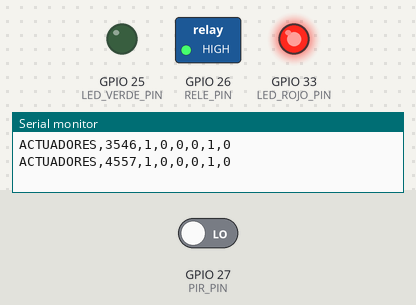
The sketch below on a simulated ESP32. Shown: switched loads named in the sketch (green lamp = pin HIGH), output pins drawn as LEDs (lit = HIGH), the last lines printed to the serial monitor. Inputs (shaded band) come from the test bench; at power-on: GPIO 27 (PIR_PIN) LOW. WiFi joins after 1.5 s; servers stay silent unless stated; uploads are accepted with an empty reply; the local clock reads 2024-03-15 10:24:30 at power-on unless the sketch sets it.

Above: at 4.7 s.
4.8 s: GPIO 27 (PIR_PIN) driven HIGH
At 6.0 s:
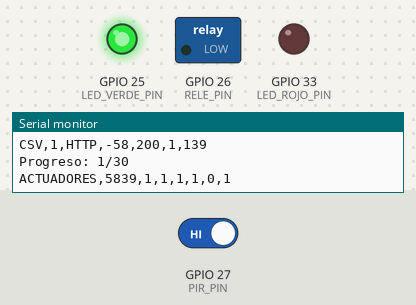
6.3 s: GPIO 27 (PIR_PIN) driven LOW
Timing chart, 0 to 9.3 s (numbered marks = the images above; inputs shaded):
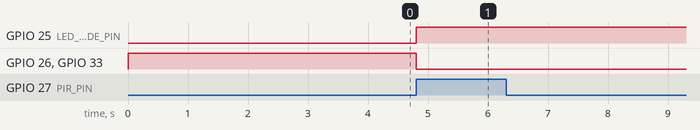

Measured:
- after the input at 4.8 s, GPIO 25 (LED_VERDE_PIN): LOW → HIGH at once; GPIO 26 (RELE_PIN), GPIO 33 (LED_ROJO_PIN): HIGH → LOW at once

The sketch:

experiment_a_http.ino
```cpp
/*
===========================================================
 LAB 1 - SOFTWARE DE TELECOMUNICACIONES
 Sistema IoT de Control de Iluminacion

 EXPERIMENTO A - HTTP
 30 TRANSMISIONES

 Nodo:
 ESP32_LUZ_01

 PIR:
 OUT -> GPIO 27

 Servidor HTTP:
 PC = 192.168.1.40
 Puerto = 5000
 Ruta = /telemetry

 Se registra:
 - Prueba
 - Protocolo
 - RSSI
 - Latencia HTTP
 - Exito
 - Bytes

 Periodo:
 1 mensaje cada 5 segundos
===========================================================
*/

#include <WiFi.h>
// AGREGADO: RELE Y LEDS - tarea independiente del envio de datos.
#include <freertos/FreeRTOS.h>
#include <freertos/task.h>

#include <HTTPClient.h>
#include <time.h>

// =======================================================
// 1. CONFIGURACION
// =======================================================

const char* NODE_ID = "ESP32_LUZ_01";

// ---------------- PIR ----------------

const int PIR_PIN = 27;

// =======================================================
// AGREGADO: RELE Y LEDS - CONFIGURACION Y CONTROL LOCAL
// Se conserva el programa original completo debajo.
// Primera nueva deteccion: rele ON, verde ON, rojo OFF.
// Siguiente nueva deteccion: rele OFF, verde OFF, rojo ON.
// Se mantiene el estado entre detecciones. Reiniciar restablece OFF.
// =======================================================

const int RELE_PIN = 26;
const int LED_VERDE_PIN = 25;
const int LED_ROJO_PIN = 33;

// true: modulo activado con LOW. false: activado con HIGH.
// Usar modulo con entrada IN compatible con logica de 3.3 V.
const bool RELE_ACTIVO_BAJO = true;
const unsigned long INTERVALO_ACTUADORES_MS = 20;

portMUX_TYPE mutexActuadores = portMUX_INITIALIZER_UNLOCKED;
int pirActuador = 0;
int releActuador = 0;
int verdeActuador = 0;
int rojoActuador = 1;
unsigned long cambiosActuador = 0;

// Instantanea que corresponde al JSON de una transmision.
int releMuestra = 0;
int verdeMuestra = 0;
int rojoMuestra = 1;

int nivelElectricoRele(int encendido) {

  if (RELE_ACTIVO_BAJO) {
    return encendido ? LOW : HIGH;
  }

  return encendido ? HIGH : LOW;
}

void leerActuadores(
  int& pir,
  int& rele,
  int& verde,
  int& rojo,
  unsigned long& cambios
) {

  // Copiar juntos los estados de la ultima actualizacion.
  portENTER_CRITICAL(&mutexActuadores);
  pir = pirActuador;
  rele = releActuador;
  verde = verdeActuador;
  rojo = rojoActuador;
  cambios = cambiosActuador;
  portEXIT_CRITICAL(&mutexActuadores);
}

void tareaActuadores(void* parametro) {

  (void)parametro;
  TickType_t ultimaEjecucion = xTaskGetTickCount();
  int releAnterior = 0;

  // AGREGADO: estado mantenido entre detecciones, mientras haya alimentacion.
  int estadoGuardado = 0;

  // Si arranca con el PIR activo, esperar a LOW antes de otra deteccion.
  int pirAnterior = digitalRead(PIR_PIN) == HIGH ? 1 : 0;
  unsigned long cambios = 0;

  for (;;) {

    int pir = digitalRead(PIR_PIN) == HIGH ? 1 : 0;
    // AGREGADO: alternar solo con una nueva deteccion (flanco 0 -> 1).
    // Un HIGH sostenido cuenta una vez; volver a LOW conserva el estado.
    if (pir == 1 && pirAnterior == 0) {
      estadoGuardado = estadoGuardado ? 0 : 1;
    }

    pirAnterior = pir;

    // El rele y ambos LED representan el estado guardado.
    int rele = estadoGuardado;
    int verde = rele;
    int rojo = rele ? 0 : 1;

    digitalWrite(RELE_PIN, nivelElectricoRele(rele));
    digitalWrite(LED_VERDE_PIN, verde ? HIGH : LOW);
    digitalWrite(LED_ROJO_PIN, rojo ? HIGH : LOW);

    if (rele != releAnterior) {
      cambios++;
      releAnterior = rele;
    }

    portENTER_CRITICAL(&mutexActuadores);
    pirActuador = pir;
    releActuador = rele;
    verdeActuador = verde;
    rojoActuador = rojo;
    cambiosActuador = cambios;
    portEXIT_CRITICAL(&mutexActuadores);

    // Esta tarea sigue funcionando durante HTTP, esperas y cortes Wi-Fi.
    // No modifica los periodos ni los contadores del experimento original.
    vTaskDelayUntil(
      &ultimaEjecucion,
      pdMS_TO_TICKS(INTERVALO_ACTUADORES_MS)
    );
  }
}

void iniciarActuadores() {

  // Estado inicial OFF; despues cada nueva deteccion alterna ON/OFF.
  digitalWrite(RELE_PIN, nivelElectricoRele(0));
  pinMode(RELE_PIN, OUTPUT);
  digitalWrite(RELE_PIN, nivelElectricoRele(0));

  pinMode(LED_VERDE_PIN, OUTPUT);
  pinMode(LED_ROJO_PIN, OUTPUT);
  digitalWrite(LED_VERDE_PIN, LOW);
  digitalWrite(LED_ROJO_PIN, HIGH);

  pinMode(PIR_PIN, INPUT);

  if (
    xTaskCreate(
      tareaActuadores,
      "rele_leds",
      2048,
      nullptr,
      2,
      nullptr
    ) != pdPASS
  ) {

    Serial.println("ERROR: no se pudo iniciar el control de rele y LEDs.");
    // Mantener OFF si no se pudo crear la tarea.
    for (;;) {
      delay(1000);
    }
  }

  Serial.println("RELE GPIO26 | VERDE GPIO25 | ROJO GPIO33");
  Serial.println("ACTUADORES,Millis,WiFi,PIR,Rele,LED_verde,LED_rojo,Cambios");
  Serial.println("ACTUADORES_TX,Secuencia,PIR,Rele,LED_verde,LED_rojo");
}

void mostrarActuadores() {

  static unsigned long ultimaImpresion = 0;
  static int releAnterior = -1;
  static int wifiAnterior = -1;

  int pir, rele, verde, rojo;
  unsigned long cambios;
  leerActuadores(pir, rele, verde, rojo, cambios);

  int wifi = WiFi.status() == WL_CONNECTED ? 1 : 0;

  if (
    rele != releAnterior ||
    wifi != wifiAnterior ||
    millis() - ultimaImpresion >= 1000
  ) {

    ultimaImpresion = millis();
    releAnterior = rele;
    wifiAnterior = wifi;

    Serial.printf(
      "ACTUADORES,%lu,%d,%d,%d,%d,%d,%lu\n",
      ultimaImpresion,
      wifi,
      pir,
      rele,
      verde,
      rojo,
      cambios
    );
  }
}

void capturarActuadoresParaJson(int& pir, int& luz) {

  unsigned long cambios;
  leerActuadores(pir, releMuestra, verdeMuestra, rojoMuestra, cambios);

  // "luz" ahora corresponde a la orden fisica del rele.
  // No es realimentacion del contacto mecanico ni de una lampara.
  luz = releMuestra;
}

void mostrarActuadoresTransmitidos(unsigned long seq, int pir) {

  Serial.printf(
    "ACTUADORES_TX,%lu,%d,%d,%d,%d\n",
    seq,
    pir,
    releMuestra,
    verdeMuestra,
    rojoMuestra
  );
}

// FIN AGREGADO: RELE Y LEDS


// ---------------- WIFI ----------------

// USA EXACTAMENTE EL MISMO WIFI
// QUE TE FUNCIONO CON MQTT

const char* ssid = "CONFIGURAR_EN_EQUIPO_LOCAL";
const char* password = "CONFIGURAR_EN_EQUIPO_LOCAL";

// ---------------- HTTP ----------------

// IP actual de tu PC

const char* HTTP_URL =
  "http://192.168.1.40:5000/telemetry";

// ---------------- PRUEBAS ----------------

const int NUM_PRUEBAS_HTTP = 30;

// 5 segundos

const unsigned long PERIODO_ENVIO_MS = 5000;

// Reintento Wi-Fi cada 15 segundos

const unsigned long PERIODO_REINTENTO_WIFI = 15000;


// =======================================================
// 2. VARIABLES
// =======================================================

// PIR

int estadoPIR = 0;
int estadoAnteriorPIR = 0;

// AGREGADO: comentario original conservado; ahora SI hay rele fisico.
// Aun no hay rele.
// Este es el estado LOGICO de la luz.

int estadoLuz = 0;

unsigned long numeroDetecciones = 0;

// JSON

unsigned long secuencia = 0;

// Temporizadores

unsigned long ultimoEnvio = 0;
unsigned long ultimoReintentoWiFi = 0;

// Experimento

int pruebasHTTP = 0;
int exitosHTTP = 0;

bool experimentoTerminado = false;


// =======================================================
// 3. CONECTAR WIFI
// =======================================================

bool conectarWiFi() {

  if (
    WiFi.status() ==
    WL_CONNECTED
  ) {

    return true;
  }

  Serial.println();
  Serial.println(
    "===================================="
  );

  Serial.println(
    " CONEXION WI-FI"
  );

  Serial.println(
    "===================================="
  );

  Serial.print(
    "SSID: "
  );

  Serial.println(
    ssid
  );

  // Detener intento anterior

  WiFi.disconnect(
    false,
    false
  );

  delay(500);

  WiFi.mode(
    WIFI_STA
  );

  Serial.println(
    "Iniciando conexion..."
  );

  WiFi.begin(
    ssid,
    password
  );

  unsigned long inicio =
    millis();

  // Esperar maximo 20 segundos

  while (
    WiFi.status() != WL_CONNECTED &&
    millis() - inicio < 20000
  ) {

    Serial.print(".");
    delay(500);
  }

  Serial.println();

  // ---------------- CONECTADO ----------------

  if (
    WiFi.status() ==
    WL_CONNECTED
  ) {

    Serial.println();
    Serial.println(
      ">>> WI-FI CONECTADO CORRECTAMENTE"
    );

    Serial.print(
      "IP ESP32: "
    );

    Serial.println(
      WiFi.localIP()
    );

    Serial.print(
      "Gateway: "
    );

    Serial.println(
      WiFi.gatewayIP()
    );

    Serial.print(
      "RSSI: "
    );

    Serial.print(
      WiFi.RSSI()
    );

    Serial.println(
      " dBm"
    );

    // Hora NTP

    configTime(
      0,
      0,
      "pool.ntp.org",
      "time.nist.gov"
    );

    return true;
  }

  // ---------------- ERROR ----------------

  Serial.println();
  Serial.println(
    "ERROR: no se pudo conectar al Wi-Fi"
  );

  Serial.print(
    "WiFi.status() = "
  );

  Serial.println(
    WiFi.status()
  );

  return false;
}


// =======================================================
// 4. MANTENER WIFI
// =======================================================

void mantenerWiFi() {

  if (
    WiFi.status() ==
    WL_CONNECTED
  ) {

    return;
  }

  if (
    millis() - ultimoReintentoWiFi
    >= PERIODO_REINTENTO_WIFI
  ) {

    ultimoReintentoWiFi =
      millis();

    Serial.println();
    Serial.println(
      "Wi-Fi desconectado."
    );

    Serial.println(
      "Nuevo intento..."
    );

    conectarWiFi();
  }
}


// =======================================================
// 5. TIMESTAMP
// =======================================================

unsigned long obtenerTimestamp() {

  time_t ahora;

  time(&ahora);

  if (
    ahora < 100000
  ) {

    return 0;
  }

  return
    (unsigned long)ahora;
}


// =======================================================
// 6. PROCESAR PIR
// =======================================================

void procesarPIR() {

  estadoPIR =
    digitalRead(
      PIR_PIN
    );

  // AGREGADO: comentario original conservado; ahora SI hay rele fisico.
  // Mientras no tenemos rele:
  // PIR = 1 -> luz logica = 1
  // PIR = 0 -> luz logica = 0

  estadoLuz =
    estadoPIR;

  // Mostrar solo cuando cambia

  if (
    estadoPIR !=
    estadoAnteriorPIR
  ) {

    Serial.println();

    if (
      estadoPIR == HIGH
    ) {

      numeroDetecciones++;

      Serial.print(
        "PIR = 1"
      );

      Serial.print(
        " | PRESENCIA DETECTADA"
      );

      Serial.print(
        " | Deteccion #"
      );

      Serial.print(
        numeroDetecciones
      );

    } else {

      Serial.print(
        "PIR = 0"
      );

      Serial.print(
        " | SIN PRESENCIA"
      );
    }

    if (
      WiFi.status() ==
      WL_CONNECTED
    ) {

      Serial.print(
        " | RSSI = "
      );

      Serial.print(
        WiFi.RSSI()
      );

      Serial.print(
        " dBm"
      );
    }

    Serial.println();

    estadoAnteriorPIR =
      estadoPIR;
  }
}


// =======================================================
// 7. CREAR JSON
// =======================================================

String crearJson() {

  secuencia++;

  int rssi = 0;

  if (
    WiFi.status() ==
    WL_CONNECTED
  ) {

    rssi =
      WiFi.RSSI();
  }

  // AGREGADO: RELE Y LEDS - capturar la ultima orden fisica completa.
  capturarActuadoresParaJson(estadoPIR, estadoLuz);

  String json;

  json.reserve(220);

  json += "{";

  // node_id

  json += "\"node_id\":\"";
  json += NODE_ID;
  json += "\",";

  // seq

  json += "\"seq\":";
  json += secuencia;
  json += ",";

  // timestamp

  json += "\"timestamp\":";
  json += obtenerTimestamp();
  json += ",";

  // PIR

  json += "\"value\":";
  json += estadoPIR;
  json += ",";

  // Luz

  json += "\"luz\":";
  json += estadoLuz;
  json += ",";

  // RSSI

  json += "\"rssi\":";
  json += rssi;
  json += ",";

  // Uptime

  json += "\"uptime_ms\":";
  json += millis();


  // AGREGADO: RELE Y LEDS - campos de la misma muestra del PIR.
  json += ",\"rele\":";
  json += releMuestra;
  json += ",\"led_verde\":";
  json += verdeMuestra;
  json += ",\"led_rojo\":";
  json += rojoMuestra;
  // FIN AGREGADO: RELE Y LEDS

  json += "}";

  // AGREGADO: relacionar los estados con la secuencia original.
  mostrarActuadoresTransmitidos(secuencia, estadoPIR);

  return json;
}


// =======================================================
// 8. ENVIAR HTTP
// =======================================================

bool enviarHttp(
  const String& mensaje,
  unsigned long& latencia
) {

  latencia = 0;

  if (
    WiFi.status() !=
    WL_CONNECTED
  ) {

    Serial.println(
      "HTTP = SIN WIFI"
    );

    return false;
  }

  HTTPClient http;

  // Servidor

  http.begin(
    HTTP_URL
  );

  // JSON

  http.addHeader(
    "Content-Type",
    "application/json"
  );

  // Timeout máximo

  http.setTimeout(
    3000
  );

  // -----------------------------------
  // MEDIR LATENCIA
  // -----------------------------------

  unsigned long inicio =
    millis();

  int codigoHttp =
    http.POST(
      mensaje
    );

  latencia =
    millis() - inicio;

  // -----------------------------------
  // RESULTADO
  // -----------------------------------

  Serial.print(
    "Codigo HTTP: "
  );

  Serial.println(
    codigoHttp
  );

  Serial.print(
    "Latencia HTTP: "
  );

  Serial.print(
    latencia
  );

  Serial.println(
    " ms"
  );

  bool correcto = false;

  if (
    codigoHttp > 0
  ) {

    String respuesta =
      http.getString();

    Serial.print(
      "Respuesta servidor: "
    );

    Serial.println(
      respuesta
    );

    // HTTP 200-299

    if (
      codigoHttp >= 200 &&
      codigoHttp < 300
    ) {

      correcto = true;
    }

  } else {

    Serial.println(
      "No se pudo contactar al servidor."
    );
  }

  http.end();

  return correcto;
}


// =======================================================
// 9. RESULTADO FINAL
// =======================================================

void mostrarResultadoFinal() {

  float porcentajeEntrega =

    (
      (float)exitosHTTP /
      (float)NUM_PRUEBAS_HTTP
    )

    * 100.0;

  Serial.println();
  Serial.println(
    "========================================"
  );

  Serial.println(
    " EXPERIMENTO HTTP TERMINADO"
  );

  Serial.println(
    "========================================"
  );

  Serial.print(
    "Mensajes enviados: "
  );

  Serial.println(
    NUM_PRUEBAS_HTTP
  );

  Serial.print(
    "Mensajes exitosos: "
  );

  Serial.println(
    exitosHTTP
  );

  Serial.print(
    "Mensajes fallidos: "
  );

  Serial.println(
    NUM_PRUEBAS_HTTP -
    exitosHTTP
  );

  Serial.print(
    "Porcentaje de entrega: "
  );

  Serial.print(
    porcentajeEntrega,
    2
  );

  Serial.println(
    " %"
  );

  Serial.println();
  Serial.println(
    "No se enviaran mas mensajes HTTP."
  );

  Serial.println(
    "========================================"
  );
}


// =======================================================
// 10. SETUP
// =======================================================

void setup() {

  Serial.begin(
    115200
  );

  // AGREGADO: RELE Y LEDS
  iniciarActuadores();


  delay(1500);

  // ---------------- PIR ----------------

  pinMode(
    PIR_PIN,
    INPUT
  );

  estadoPIR =
    digitalRead(
      PIR_PIN
    );

  estadoAnteriorPIR =
    estadoPIR;

  estadoLuz =
    estadoPIR;

  // ---------------- INICIO ----------------

  Serial.println();
  Serial.println(
    "========================================"
  );

  Serial.println(
    " SISTEMA IoT DE CONTROL DE ILUMINACION"
  );

  Serial.println(
    " EXPERIMENTO A - HTTP"
  );

  Serial.println(
    "========================================"
  );

  Serial.print(
    "Nodo: "
  );

  Serial.println(
    NODE_ID
  );

  Serial.print(
    "Servidor: "
  );

  Serial.println(
    HTTP_URL
  );

  Serial.print(
    "Cantidad pruebas: "
  );

  Serial.println(
    NUM_PRUEBAS_HTTP
  );

  Serial.print(
    "Periodo: "
  );

  Serial.print(
    PERIODO_ENVIO_MS / 1000
  );

  Serial.println(
    " segundos"
  );

  // ---------------- WIFI ----------------

  conectarWiFi();

  // ---------------- CSV ----------------

  Serial.println();
  Serial.println(
    "Prueba,Protocolo,RSSI_dBm,Latencia_ms,Exito,Bytes"
  );

  Serial.println();
}


// =======================================================
// 11. LOOP
// =======================================================

void loop() {

  // AGREGADO: RELE Y LEDS - antes de cualquier return del loop.
  mostrarActuadores();


  // =====================================================
  // WIFI
  // =====================================================

  mantenerWiFi();


  // =====================================================
  // PIR
  // =====================================================

  procesarPIR();


  // =====================================================
  // EXPERIMENTO HTTP
  //
  // Solo ejecuta si:
  // - Wi-Fi conectado
  // - No termino
  // - Pasaron 5 segundos
  // =====================================================

  if (
    !experimentoTerminado &&

    WiFi.status() ==
    WL_CONNECTED &&

    millis() - ultimoEnvio
    >= PERIODO_ENVIO_MS
  ) {

    ultimoEnvio =
      millis();


    // -----------------------------------
    // CREAR JSON
    // -----------------------------------

    String mensaje =
      crearJson();

    int bytesMensaje =
      mensaje.length();

    int rssiPrueba =
      WiFi.RSSI();


    // -----------------------------------
    // MOSTRAR JSON
    // -----------------------------------

    Serial.println();
    Serial.println(
      "========== MENSAJE JSON =========="
    );

    Serial.println(
      mensaje
    );

    Serial.println(
      "=================================="
    );


    // -----------------------------------
    // ENVIAR HTTP
    // -----------------------------------

    unsigned long latenciaHttp = 0;

    bool enviado =
      enviarHttp(
        mensaje,
        latenciaHttp
      );


    // -----------------------------------
    // CONTADORES
    // -----------------------------------

    pruebasHTTP++;

    if (
      enviado
    ) {

      exitosHTTP++;
    }


    // -----------------------------------
    // RESULTADO
    // -----------------------------------

    if (
      enviado
    ) {

      Serial.println(
        "HTTP = EXITO"
      );

    } else {

      Serial.println(
        "HTTP = FALLO"
      );
    }


    // -----------------------------------
    // CSV
    // -----------------------------------

    Serial.print(
      "CSV,"
    );

    // Prueba

    Serial.print(
      pruebasHTTP
    );

    Serial.print(",");

    // Protocolo

    Serial.print(
      "HTTP"
    );

    Serial.print(",");

    // RSSI

    Serial.print(
      rssiPrueba
    );

    Serial.print(",");

    // Latencia

    Serial.print(
      latenciaHttp
    );

    Serial.print(",");

    // Exito

    Serial.print(
      enviado ? 1 : 0
    );

    Serial.print(",");

    // Bytes

    Serial.println(
      bytesMensaje
    );


    // -----------------------------------
    // PROGRESO
    // -----------------------------------

    Serial.print(
      "Progreso: "
    );

    Serial.print(
      pruebasHTTP
    );

    Serial.print(
      "/"
    );

    Serial.println(
      NUM_PRUEBAS_HTTP
    );


    // -----------------------------------
    // FINAL
    // -----------------------------------

    if (
      pruebasHTTP >=
      NUM_PRUEBAS_HTTP
    ) {

      experimentoTerminado =
        true;

      mostrarResultadoFinal();
    }
  }

  delay(50);
}
```
